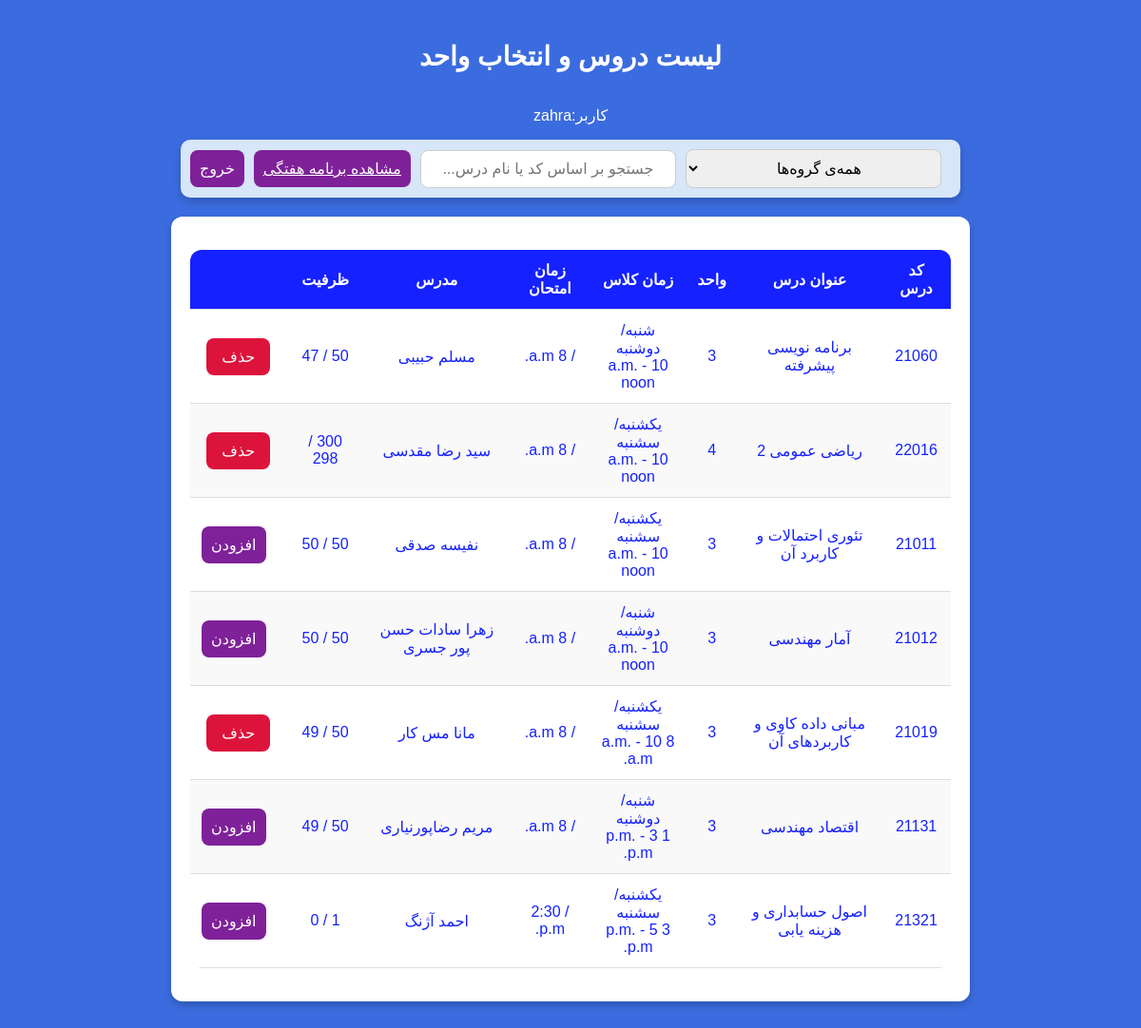
/courses/ (signed in), run on the app's committed database.
### user/models.py (models this page shows, shortened)
class User(AbstractBaseUser, PermissionsMixin):
    STUDENT = 'student'
    TEACHER = 'teacher'
    USER_LEVEL_CHOICES = [
        (STUDENT, 'Student'),
        (TEACHER, 'Teacher'),
    ]
    name = models.CharField(max_length=100)
    national_id = models.CharField(max_length=10, unique=True)
    student_number = models.CharField(max_length=15, blank=True, null=True)
    email = models.EmailField(unique=True)
    phone_number = models.CharField(max_length=15)
    user_level = models.CharField(
        max_length=10,
        choices=USER_LEVEL_CHOICES,
        blank=True,
        null=True,
        default='student'  # TEMPORARY DEFAULT VALUE
    )
    password = models.CharField(max_length=100)
    unit = models.IntegerField(default=20)
    selected_unit = models.IntegerField(default=0)
    passed_courses = models.JSONField(default=list, blank=True)
    is_active = models.BooleanField(default=True)
    is_staff = models.BooleanField(default=False)
    is_superuser = models.BooleanField(default=False)
    date_joined = models.DateTimeField(default=timezone.now)
    objects = UserManager()
    USERNAME_FIELD = "email"
    REQUIRED_FIELDS = ["name", "national_id", "phone_number"]

### courses/models.py (models this page shows, shortened)
class Course(models.Model):
    id = models.AutoField(primary_key=True)
    code = models.CharField(null=True, max_length=100, blank=True)
    name = models.CharField(max_length=100)
    credits = models.IntegerField()
    classDays = models.CharField(max_length=20, choices=WEEKDAY_CHOICES, null=True)  # Stores "Sunday/Tuesday", etc.
    startTime = models.TimeField(null=True)
    endTime = models.TimeField(null=True)
    pishniaz = models.IntegerField(blank=True , null=True)
    hamniaz = models.IntegerField(blank=True, null=True)
    examDate = jmodels.jDateField(null=True, verbose_name="Exam Date (Jalali)")  # Jalali Date ONLY
    examTime = models.TimeField(null=True, verbose_name="Exam Time")  # Time ONLY
    capacity = models.IntegerField()
    remainingCapacity = models.IntegerField()
    department = models.ForeignKey(Department, on_delete=models.CASCADE, related_name='courses')
    instructor = models.ForeignKey(Instructor, on_delete=models.CASCADE, related_name='courses')

class Instructor(models.Model):
    id = models.AutoField(primary_key=True)
    name = models.CharField(max_length=100, unique=True)  # Ensure unique instructor names
    department = models.ForeignKey(Department, on_delete=models.CASCADE, related_name='instructors')

### courses/views.py (the view, shortened to what this page needs)
# urls.py: path('courses/', CourseListView.as_view(), name='course_list'),
class CourseListView(LoginRequiredMixin, UserPassesTestMixin, ListView):
    model = Course
    template_name = 'course_list.html'
    context_object_name = 'courses'
    login_url = '/login/'  # Redirect to login page if not authenticated
    def test_func(self):
        return self.request.user.is_authenticated and self.request.user.user_level == "student" and not self.request.user.is_superuser
    def get_context_data(self, **kwargs):
        context = super().get_context_data(**kwargs)
        context['departments'] = Department.objects.all()  # Send department list
        context['user'] = self.request.user  # Pass logged-in user's name
        context['selected_course'] = SelectedCourse.objects.filter(user = self.request.user).values_list('course__code', flat=True)
        return context

### courses/templates/course_list.html (shortened to what this page needs)
<!DOCTYPE html>
<html lang="en">
<head>
    {% load static %}
    <link rel="stylesheet" href="{% static 'courses/courseList.css' %}">
</head>
<body>
    <h2>لیست دروس و انتخاب واحد</h2>
    <p>کاربر:{{ user.name }}</p>
    <div class="search">
        <select id="departmentFilter">
            <option value="">همه‌ی گروه‌ها</option>
        </select>
        <input type="text" id="searchInput" placeholder="جستجو بر اساس کد یا نام درس...">
        <a href="{% url 'weekly_schedule' %}" class="add-btn">مشاهده برنامه هفتگی</a>
        <form method="post" action="{% url 'logout' %}">
            <button type="submit" class="add-btn">خروج</button>
        </form>
    </div>
    <div class="container">
        <table>
            <thead>
                <tr>
                    <th>کد درس</th>
                    <th>عنوان درس</th>
                    <th>واحد</th>
                    <th>زمان کلاس</th>
                    <th>زمان امتحان</th>
                    <th>مدرس</th>
                    <th>ظرفیت</th>
                    <th></th>
                </tr>
            </thead>
            <tbody id="courseTable">
                {% for course in courses %}
                <tr data-code="{{ course.code }}" data-name="{{ course.name }}" data-department="{{ course.department.name }}">
                    <td>{{ course.code }}</td>
                    <td>{{ course.name }}</td>
                    <td>{{ course.credits }}</td>
                    <td>
                        <div>{{ course.classDays }}</div>
                        <div>{{ course.startTime }} - {{ course.endTime }}</div>
                    </td>
                    <td>{{ course.examDate }} / {{ course.examTime }}</td>
                    <td>{{ course.instructor.name }}</td>
                    <td>{{ course.capacity }} / {{ course.remainingCapacity }}</td>
                    <td>
                        <form method = "POST" action="{% if course.code in selected_course %}{% url 'remove_selected_course' %}{% else %}{% url 'course_list' %}{% endif %}">
                               {%if course.code in selected_course%}
                               <button type='submit' class='delete-btn'> حذف  </button>
                               {%else%}
                               <button type='submit' class='add-btn'> افزودن </button>
                               {%endif%}
                        </form>
                    </td>
                </tr>
                {% empty %}
                <tr>
                    <td colspan="8" style="text-align:center;">No courses available</td>
                </tr>
                {% endfor %}
            </tbody>
        </table>
    </div>
</body>
</html>

### static/courses/courseList.css (style rules this page uses)
body { direction: rtl; display: flex; flex-direction: column; justify-content: flex-start; align-items: center; min-height: 100vh; margin: 0; background-color: #3b6cdf; font-family: 'Arial', sans-serif; color: white; padding: 20px; }
h2 { margin-bottom: 20px; font-size: 28px; }
.search { display: flex; align-items: center; justify-content: center; background-color: #d7e6f9; padding: 10px; width: 100%; max-width: 800px; border-radius: 10px; box-shadow: 0 4px 8px rgba(0, 0, 0, 0.2); }
.search input, .search select { padding: 10px; font-size: 16px; border: 1px solid #ccc; border-radius: 8px; outline: none; }
.search input { text-align: center; flex: 1; margin-right: 10px; }
.search select { text-align: center; flex:1; max-width: 300px; margin-right: 10px; }
.container { background-color: #ffffff; border-radius: 12px; box-shadow: 0 4px 8px rgba(0, 0, 0, 0.2); width: 100%; max-width: 800px; padding: 20px; text-align: center; margin: 20px auto; color: #1521ff; overflow-x: auto; }
table { width: 100%; margin-top: 15px; margin-bottom: 15px; border-collapse: collapse; background: white; border-radius: 12px; overflow: hidden; }
thead { background: #1521ff; color: white; }
th, td { padding: 12px; text-align: center; border-bottom: 1px solid #ddd; }
tbody tr:nth-child(even) { background: #f9f9f9; }
.add-btn { margin-right: 10px; background-color: #7f2199; color: white; border: none; padding: 10px ; font-size: 16px; border-radius: 8px; cursor: pointer; transition: background 0.3s ease, transform 0.2s ease; }
.delete-btn { background-color: crimson; color: white; border: none; padding: 10px 16px; font-size: 16px; border-radius: 8px; cursor: pointer; transition: background 0.3s ease, transform 0.2s ease; }

### data on the page
User: name "zahra"
Course: code "21060", name "برنامه نویسی پیشرفته", credits "3", classDays "شنبه/دوشنبه", startTime "10 a.m.", endTime "noon", examTime "8 a.m.", instructor.name "مسلم حبیبی", remainingCapacity "47", shows "حذف"
Course: code "22016", name "ریاضی عمومی 2", credits "4", classDays "یکشنبه/سشنبه", startTime "10 a.m.", endTime "noon", examTime "8 a.m.", instructor.name "سید رضا مقدسی", capacity "300", remainingCapacity "298", shows "حذف"
Course: code "21011", name "تئوری احتمالات و کاربرد آن", credits "3", classDays "یکشنبه/سشنبه", startTime "10 a.m.", endTime "noon", examTime "8 a.m.", instructor.name "نفیسه صدقی", remainingCapacity "50", shows "افزودن"
Course: code "21012", name "آمار مهندسی", credits "3", classDays "شنبه/دوشنبه", startTime "10 a.m.", endTime "noon", examTime "8 a.m.", instructor.name "زهرا سادات حسن پور جسری", remainingCapacity "50", shows "افزودن"
Course: code "21019", name "مبانی داده کاوی و کاربردهای آن", credits "3", classDays "یکشنبه/سشنبه", startTime "8 a.m.", endTime "10 a.m.", examTime "8 a.m.", instructor.name "مانا مس کار", remainingCapacity "49", shows "حذف"
Course: code "21131", name "اقتصاد مهندسی", credits "3", classDays "شنبه/دوشنبه", startTime "1 p.m.", endTime "3 p.m.", examTime "8 a.m.", instructor.name "مریم رضاپورنیاری", remainingCapacity "49", shows "افزودن"
Course: code "21321", name "اصول حسابداری و هزینه یابی", credits "3", classDays "یکشنبه/سشنبه", startTime "3 p.m.", endTime "5 p.m.", examTime "2:30 p.m.", instructor.name "احمد آژنگ", remainingCapacity "0", shows "افزودن"
